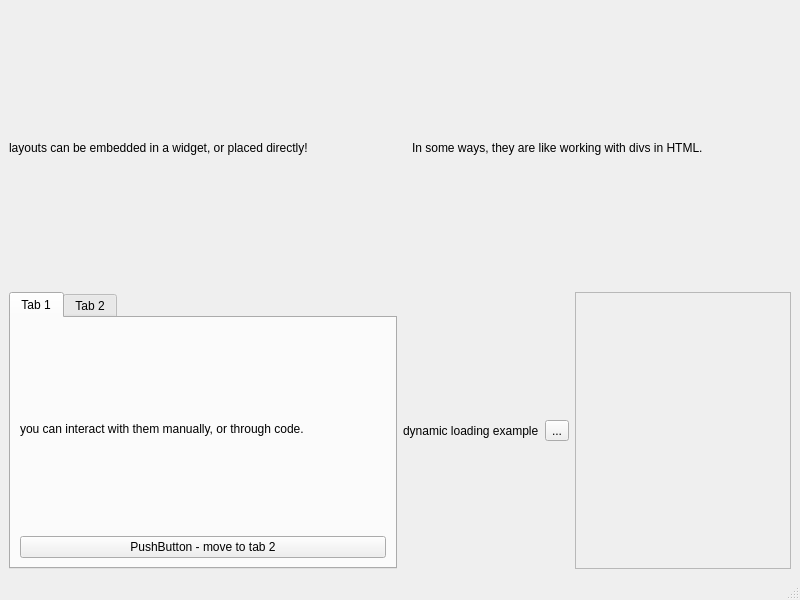
<?xml version="1.0" encoding="UTF-8"?>
<ui version="4.0">
 <class>MainWindow</class>
 <widget class="QMainWindow" name="MainWindow">
  <property name="geometry">
   <rect>
    <x>0</x>
    <y>0</y>
    <width>800</width>
    <height>600</height>
   </rect>
  </property>
  <property name="windowTitle">
   <string>MainWindow</string>
  </property>
  <widget class="QWidget" name="centralwidget">
   <layout class="QGridLayout" name="gridLayout_2">
    <item row="0" column="0">
     <layout class="QVBoxLayout" name="verticalLayout" stretch="0">
      <item>
       <widget class="QLabel" name="label">
        <property name="text">
         <string>layouts can be embedded in a widget, or placed directly!</string>
        </property>
       </widget>
      </item>
     </layout>
    </item>
    <item row="0" column="1">
     <widget class="QWidget" name="widget" native="true">
      <property name="sizePolicy">
       <sizepolicy hsizetype="Preferred" vsizetype="Preferred">
        <horstretch>1</horstretch>
        <verstretch>1</verstretch>
       </sizepolicy>
      </property>
      <layout class="QGridLayout" name="gridLayout">
       <item row="0" column="0">
        <widget class="QLabel" name="label_3">
         <property name="text">
          <string>In some ways, they are like working with divs in HTML.</string>
         </property>
         <property name="wordWrap">
          <bool>true</bool>
         </property>
        </widget>
       </item>
      </layout>
     </widget>
    </item>
    <item row="1" column="0">
     <widget class="QTabWidget" name="tabWidget_top">
      <property name="sizePolicy">
       <sizepolicy hsizetype="Expanding" vsizetype="Expanding">
        <horstretch>1</horstretch>
        <verstretch>1</verstretch>
       </sizepolicy>
      </property>
      <property name="currentIndex">
       <number>0</number>
      </property>
      <widget class="QWidget" name="tab">
       <attribute name="title">
        <string>Tab 1</string>
       </attribute>
       <layout class="QVBoxLayout" name="verticalLayout_2">
        <item>
         <widget class="QLabel" name="label_4">
          <property name="text">
           <string>you can interact with them manually, or through code.</string>
          </property>
         </widget>
        </item>
        <item>
         <widget class="QPushButton" name="set_to_2nd_tab">
          <property name="text">
           <string>PushButton - move to tab 2</string>
          </property>
         </widget>
        </item>
       </layout>
      </widget>
      <widget class="QWidget" name="tab_2">
       <attribute name="title">
        <string>Tab 2</string>
       </attribute>
       <layout class="QGridLayout" name="gridLayout_3">
        <item row="0" column="0">
         <widget class="QTabWidget" name="tabWidget_nested">
          <property name="currentIndex">
           <number>0</number>
          </property>
          <widget class="QWidget" name="tab_3">
           <attribute name="title">
            <string>Tab 1</string>
           </attribute>
           <layout class="QVBoxLayout" name="verticalLayout_3">
            <item>
             <widget class="QLabel" name="label_5">
              <property name="text">
               <string>you can layer them as much as you need. Each one has unique traits.</string>
              </property>
              <property name="wordWrap">
               <bool>true</bool>
              </property>
             </widget>
            </item>
           </layout>
          </widget>
          <widget class="QWidget" name="tab_4">
           <attribute name="title">
            <string>Tab 2</string>
           </attribute>
           <layout class="QGridLayout" name="gridLayout_5">
            <item row="0" column="0">
             <layout class="QGridLayout" name="gridLayout_4">
              <item row="0" column="0">
               <widget class="QPushButton" name="set_tabs_to_initial">
                <property name="text">
                 <string>set both QTabWidgets to Tab 1</string>
                </property>
               </widget>
              </item>
             </layout>
            </item>
           </layout>
          </widget>
         </widget>
        </item>
       </layout>
      </widget>
     </widget>
    </item>
    <item row="1" column="1">
     <layout class="QHBoxLayout" name="horizontalLayout">
      <item>
       <widget class="QLabel" name="label_2">
        <property name="sizePolicy">
         <sizepolicy hsizetype="Maximum" vsizetype="Preferred">
          <horstretch>0</horstretch>
          <verstretch>0</verstretch>
         </sizepolicy>
        </property>
        <property name="text">
         <string>dynamic loading example</string>
        </property>
       </widget>
      </item>
      <item>
       <widget class="QToolButton" name="load_dynamically">
        <property name="text">
         <string>...</string>
        </property>
       </widget>
      </item>
      <item>
       <widget class="QScrollArea" name="scrollArea">
        <property name="horizontalScrollBarPolicy">
         <enum>Qt::ScrollBarPolicy::ScrollBarAsNeeded</enum>
        </property>
        <property name="widgetResizable">
         <bool>true</bool>
        </property>
        <widget class="QWidget" name="scrollAreaContents">
         <property name="geometry">
          <rect>
           <x>0</x>
           <y>0</y>
           <width>184</width>
           <height>273</height>
          </rect>
         </property>
         <layout class="QVBoxLayout" name="verticalLayout_4">
          <item>
           <widget class="QWidget" name="container" native="true">
            <layout class="QVBoxLayout" name="verticalLayout_5"/>
           </widget>
          </item>
          <item>
           <spacer name="verticalSpacer">
            <property name="orientation">
             <enum>Qt::Orientation::Vertical</enum>
            </property>
            <property name="sizeHint" stdset="0">
             <size>
              <width>20</width>
              <height>40</height>
             </size>
            </property>
           </spacer>
          </item>
         </layout>
        </widget>
       </widget>
      </item>
     </layout>
    </item>
   </layout>
  </widget>
  <widget class="QStatusBar" name="statusbar"/>
  <action name="action">
   <property name="text">
    <string>QAction</string>
   </property>
  </action>
  <action name="actionQAction2">
   <property name="text">
    <string>QAction2</string>
   </property>
  </action>
 </widget>
 <resources/>
 <connections/>
</ui>
